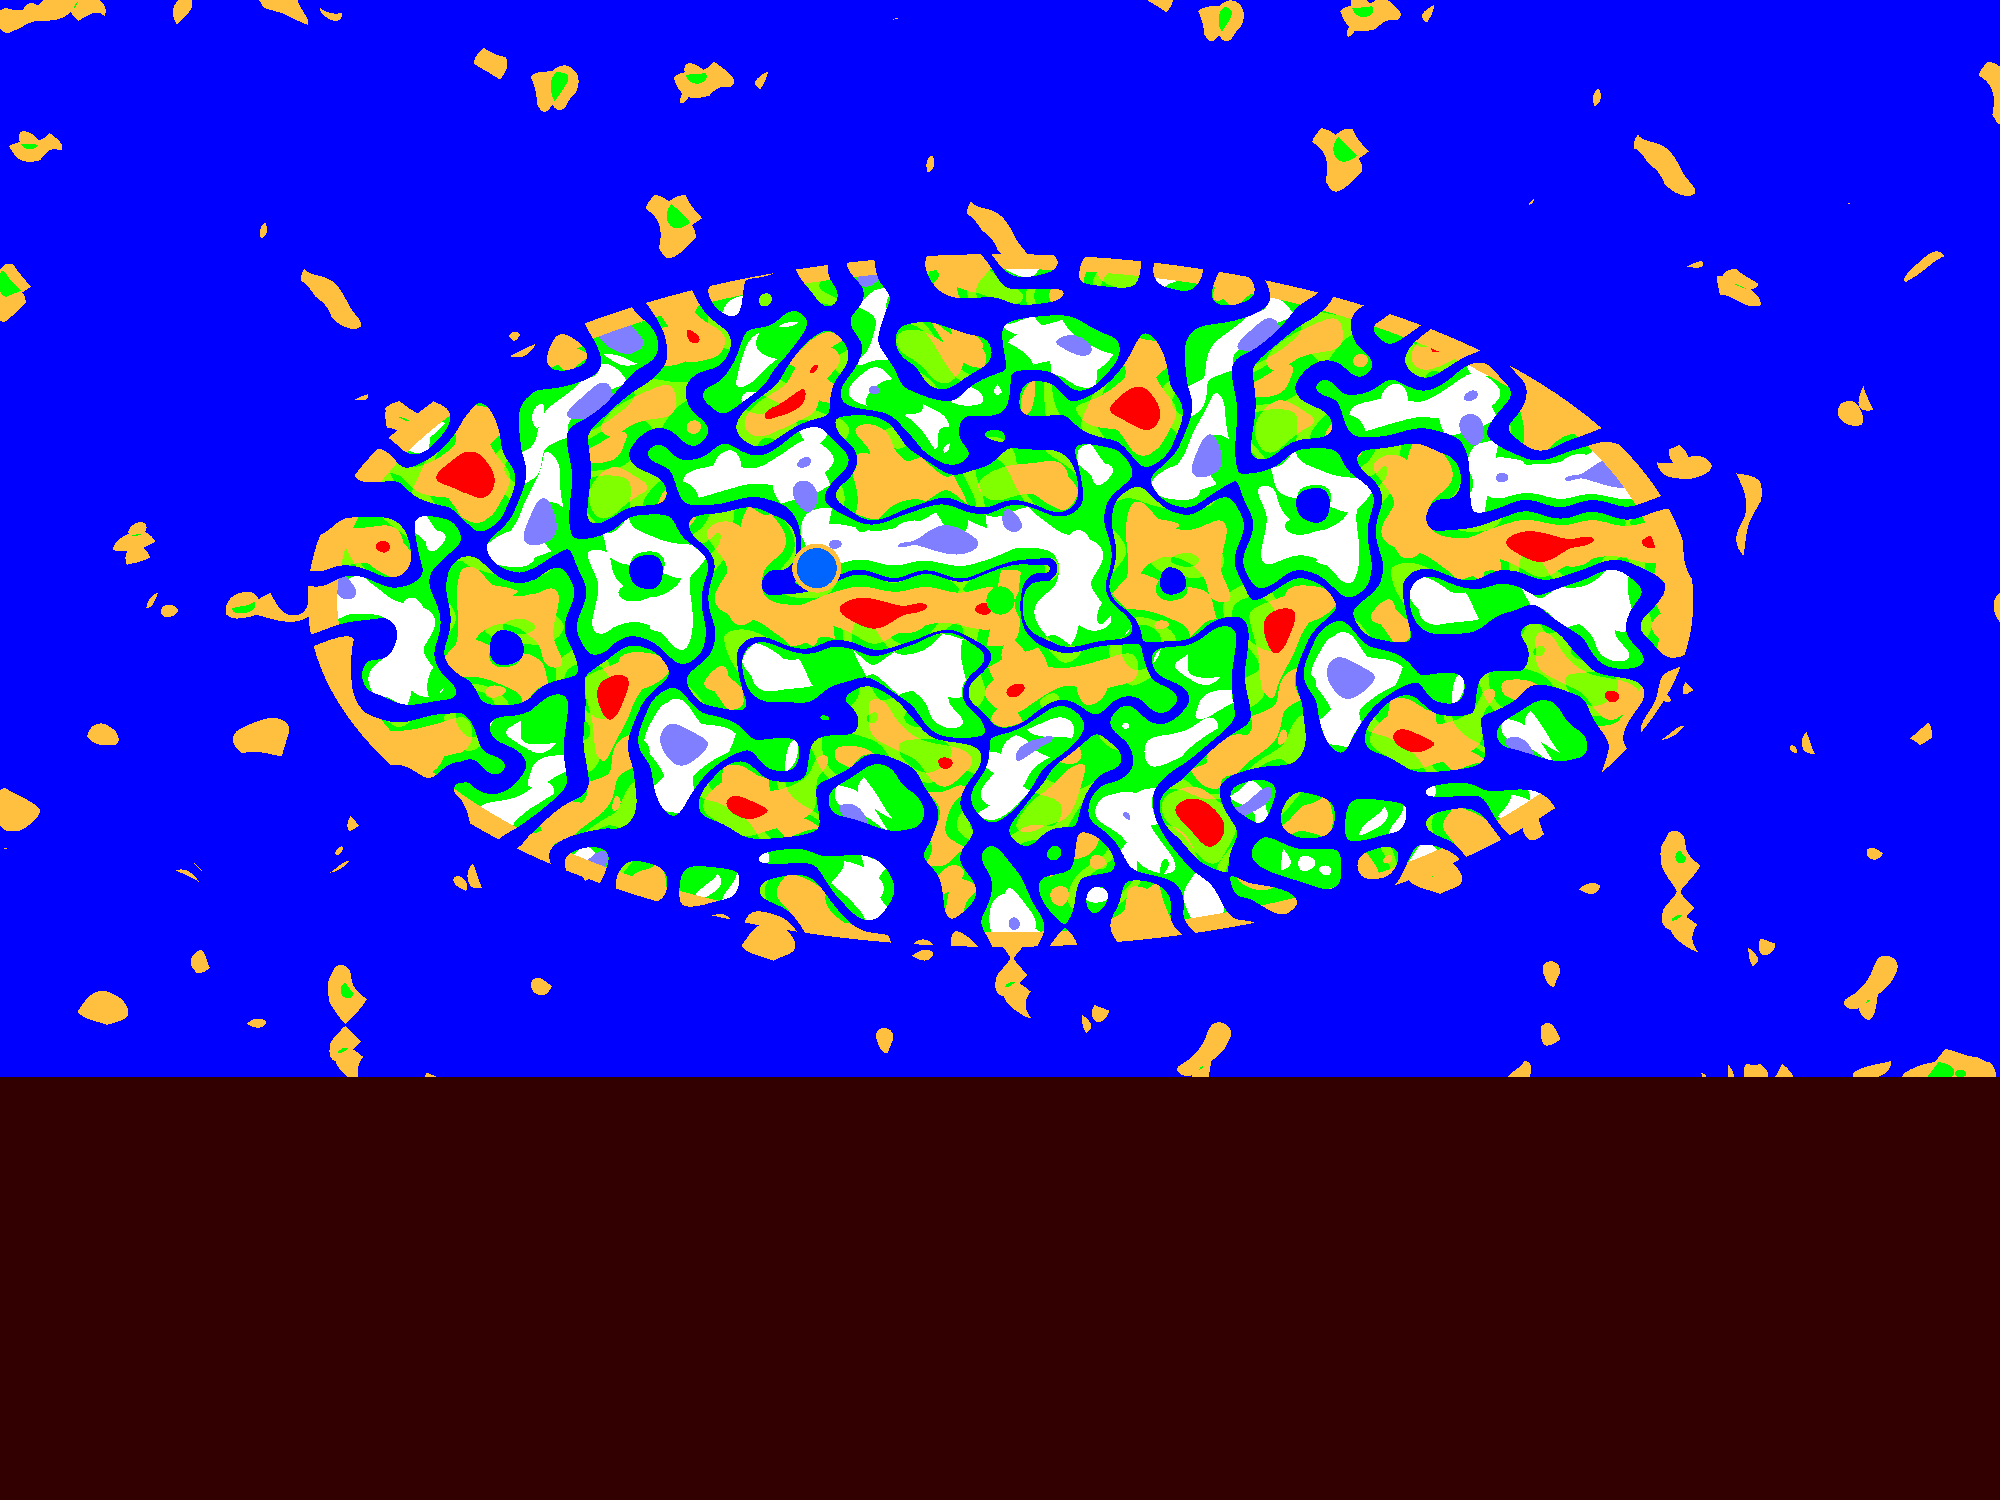

Python code for this plot:
import pygame as pg

import underia

img = pg.Surface((2000, 1500))

game = underia.Game()
underia.write_game(game)

YCOLS = {'hell': (255, 0, 0), 'desert': (255, 191, 63), 'forest': (0, 255, 0), 'rainforest': (127, 255, 0),
                'snowland': (255, 255, 255), 'heaven': (127, 127, 255), 'inner': (0, 0, 0), 'none': (0, 0, 0),
                'hallow': (0, 255, 255), 'wither': (50, 0, 0), 'life_forest': (50, 127, 0), 'ancient': (50, 0, 0),
                'ancient_city': (255, 200, 128), 'ancient_wall': (100, 50, 0), 'ocean': (0, 0, 255),
                'fallen_sea': (0, 100, 255), 'hot_spring': (50, 0, 0)}
game.setup()
game.stage = 1

for x in range(2000):
    if x % 10 == 0:
        print('\rDone', x // 20, '%', end='')
    for y in range(1500):
        tx = x * 5 + 120 - 5000
        ty = y * 5 + 120 - 3000
        col = YCOLS[game.get_biome((tx, ty))]
        img.set_at((x, y), col)

pg.image.save(img, "map.png")
